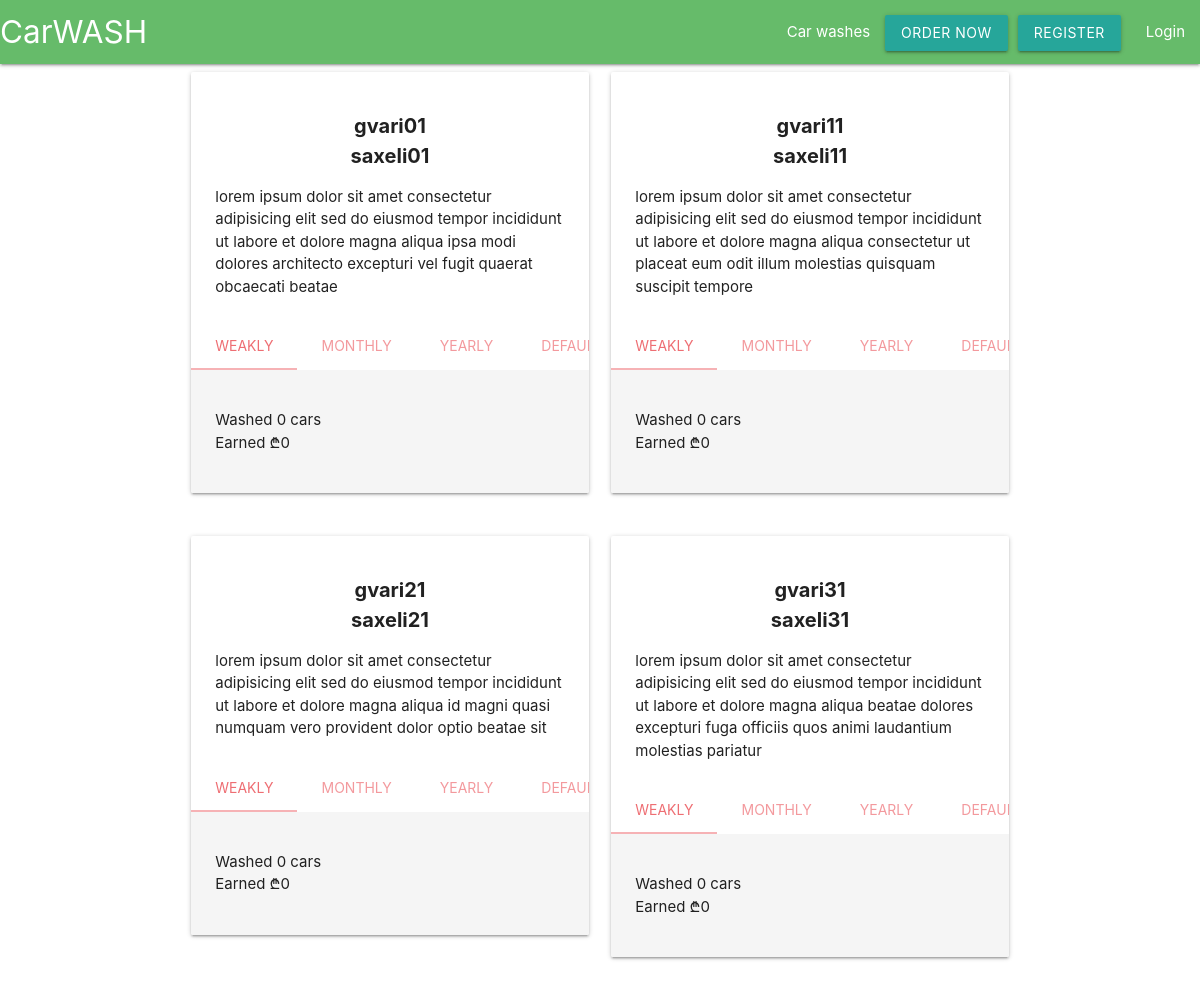
Screenshot of /car_washes/1/washers with the database file from the repository.
### management/models.py (models this page shows, shortened)
class Washer(models.Model):
    car_wash = models.ForeignKey(
        to='management.CarWash', on_delete=models.CASCADE)
    first_name = models.CharField(max_length=50)
    last_name = models.CharField(max_length=50)
    personal_id = models.CharField(max_length=11, unique=True)
    payment = models.DecimalField(default=0, max_digits=6, decimal_places=2)
    class Meta:
        ordering = ['last_name']
        verbose_name = _('Washer')
        verbose_name_plural = _('Washers')

### management/views.py (the view)
# urls.py: path('car_washes/<int:cw_pk>/washers', washers, name='washers'),
def washers(request, cw_pk):
    car_wash = get_object_or_404(CarWash, pk=cw_pk)
    washers = car_wash.washer_set.annotate(
        washer_earned_money=ExpressionWrapper(
            F('order__price')/Decimal('2.00'), output_field=DecimalField())
    ).annotate(
        all_washed=Count('order', filter=Q(order__finish_time__isnull=False)),
        all_pay=Sum('washer_earned_money', filter=Q(order__finish_time__isnull=False)),
        yearly_washed=Count('order', filter=Q(
            order__finish_time__gte=timezone.now() - timezone.timedelta(days=356))),
        yearly_pay=Sum('washer_earned_money', filter=Q(
            order__finish_time__gte=timezone.now() - timezone.timedelta(days=365))),
        monthly_washed=Count('order', filter=Q(
            order__finish_time__gte=timezone.now() - timezone.timedelta(days=30))),
        monthly_pay=Sum('washer_earned_money', filter=Q(
            order__finish_time__gte=timezone.now() - timezone.timedelta(days=30))),
        weekly_washed=Count('order', filter=Q(
            order__finish_time__gte=timezone.now() - timezone.timedelta(days=7))),
        weekly_pay=Sum('washer_earned_money', filter=Q(
            order__finish_time__gte=timezone.now() - timezone.timedelta(days=7))),
    )
    return render(request, 'management/washers.html',
                  context={'washers': washers, }
                  )

### templates/management/washers.html (shortened to what this page needs)
{% extends "base.html" %}
{% load index %}
{% block content %}
<div class='container'>
    {% for washer in washers %}
    {% if forloop.counter0|divisibleby:"2" %}
    <div class='row'>
        {% endif %}
        <div class='col s12 m6'>
            <div class="card">
                <div class="card-content">
                    <ul class='center-align'>
                        <li id='personal_info'>{{washer.last_name}}</li>
                        <li id='personal_info'>{{washer.first_name}}</li>
                    </ul>
                    <p>{% lorem 29 w %}</p>
                </div>
                <div class="card-tabs">
                    <ul class="tabs tabs-fixed-width">
                        <li class="tab"><a href="#weakly{{washer.id}}">Weakly</a></li>
                        <li class="tab"><a href="#monthly{{washer.id}}">Monthly</a></li>
                        <li class="tab"><a href="#yearly{{washer.id}}">Yearly</a></li>
                        <li class="tab"><a href="#default{{washer.id}}">Default</a></li>
                    </ul>
                </div>
                <div class="card-content grey lighten-4">
                    <div id="weakly{{washer.id}}">
                        <ul>
                            <li>Washed {{washer.weekly_washed|default_if_none:0}} car{{washer.weekly_washed|pluralize}}</li>
                            <li>Earned ₾{{washer.weekly_pay|default_if_none:0}}</li>
                        </ul>
                    </div>
                </div>
            </div>
        </div>
        {% if forloop.counter|divisibleby:"2" or forloop.last %}
    </div>
    {% endif %}
    {% endfor %}
</div>
{% endblock %}

### templates/management/washers.html (style rules this page uses)
#personal_info { font-size: 20px; font-weight: bold; }

### rows the page displays
Washer: last_name "gvari01", first_name "saxeli01", lorem "lorem ipsum dolor sit amet consectetur adipisicing elit sed do eiusmod tempor incididunt ut labore et dolore magna aliqua ipsa modi dolores architecto excepturi vel fugit quaerat obcaecati beatae", weekly_washed "0", weekly_pay "0"
Washer: last_name "gvari11", first_name "saxeli11", lorem "lorem ipsum dolor sit amet consectetur adipisicing elit sed do eiusmod tempor incididunt ut labore et dolore magna aliqua consectetur ut placeat eum odit illum molestias quisquam suscipit tempore", weekly_washed "0", weekly_pay "0"
Washer: last_name "gvari21", first_name "saxeli21", lorem "lorem ipsum dolor sit amet consectetur adipisicing elit sed do eiusmod tempor incididunt ut labore et dolore magna aliqua id magni quasi numquam vero provident dolor optio beatae sit", weekly_washed "0", weekly_pay "0"
Washer: last_name "gvari31", first_name "saxeli31", lorem "lorem ipsum dolor sit amet consectetur adipisicing elit sed do eiusmod tempor incididunt ut labore et dolore magna aliqua beatae dolores excepturi fuga officiis quos animi laudantium molestias pariatur", weekly_washed "0", weekly_pay "0"
